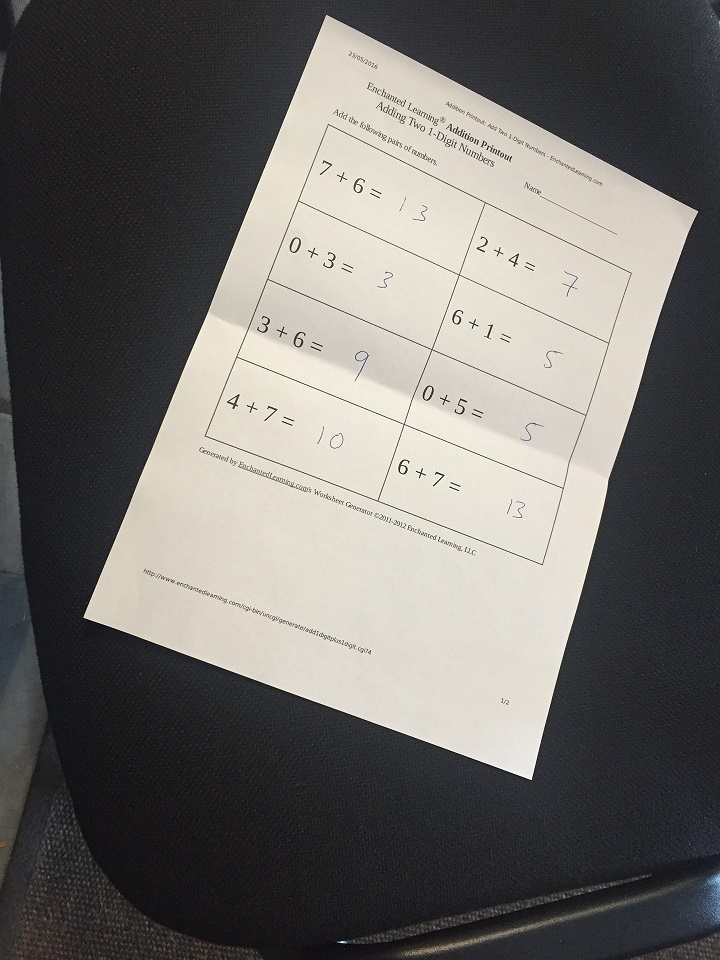
#> input picture Data/Images/scan.jpg, 720 x 960 px
$ python 7_image_thresholding.py
#> lines starting #> are read from the running program, lines starting #| are printed output that depends on the picture; after the words box and inside, x2 and y2 are one past the last pixel; in counts of white or black regions, pixels touching at a corner belong together
### Computer_Vision/convenience_functions.py
import cv2
import matplotlib.pyplot as plt
import numpy as np


# [16 lines left out: functions info, show_mat, not called in this run]


def show_cv2(image, name='Image'):
    """Displays a BGR image using OpenCV"""
    cv2.imshow(name, image)
    cv2.waitKey(0)
    cv2.destroyAllWindows()


# [6 lines left out: function resize, not called in this run]


def color(image, in_color=None, out_color=None):
    """Converts an image to a specified color scheme.
    Supported color schemes: 'bgr', 'rgb', 'gray', 'hsv'"""
    if in_color == 'bgr' and out_color == 'rgb':
        image = cv2.cvtColor(image, cv2.COLOR_BGR2RGB)
    if in_color == 'rgb' and out_color == 'bgr':
        image = cv2.cvtColor(image, cv2.COLOR_RGB2BGR)
    if in_color == 'gray' and out_color == 'bgr':
        image = cv2.cvtColor(image, cv2.COLOR_GRAY2BGR)
    if in_color == 'gray' and out_color == 'rgb':
        image = cv2.cvtColor(image, cv2.COLOR_GRAY2RGB)
    if in_color == 'gray' and out_color == 'hsv':
        image = cv2.cvtColor(image, cv2.COLOR_GRAY2RGB)
        image = cv2.cvtColor(image, cv2.COLOR_RGB2HSV)
    if in_color == 'rgb' and out_color == 'gray':
        image = cv2.cvtColor(image, cv2.COLOR_RGB2GRAY)
    if in_color == 'bgr' and out_color == 'gray':
        image = cv2.cvtColor(image, cv2.COLOR_BGR2GRAY)
    if in_color == 'rgb' and out_color == 'hsv':
        image = cv2.cvtColor(image, cv2.COLOR_RGB2HSV)
    if in_color == 'bgr' and out_color == 'hsv':
        image = cv2.cvtColor(image, cv2.COLOR_BGR2HSV)
    if in_color == 'hsv' and out_color == 'bgr':
        image = cv2.cvtColor(image, cv2.COLOR_HSV2BGR)
    if in_color == 'hsv' and out_color == 'rgb':
        image = cv2.cvtColor(image, cv2.COLOR_HSV2RGB)
    if in_color == 'hsv' and out_color == 'gray':
        image = cv2.cvtColor(image, cv2.COLOR_HSV2RGB)
        image = cv2.cvtColor(image, cv2.COLOR_RGB2HSV)

    return image


# [135 lines left out: functions matrix_translation, matrix_rotation, kernel, contours_centroid, contours_area, not called in this run]

### Computer_Vision/7_image_thresholding.py
import cv2
import numpy as np
from skimage.filters.thresholding import threshold_local
import convenience_functions as cf

# Read an image
image_bgr = cv2.imread('..//Data//Images//scan.jpg', 1)
#> image_bgr is the input picture: shape (960, 720, 3); mean B, G, R 106.2, 109.5, 111.7
print(f"Image shape: {image_bgr.shape}")
#| Image shape: (960, 720, 3)

# Convert to grayscale
image_gray = cf.color(image_bgr, 'bgr', 'gray')
# cf.show_cv2(image_gray)

# Image thresholding
retval, image_thresh_binary = cv2.threshold(image_gray, 127, 255, cv2.THRESH_BINARY)
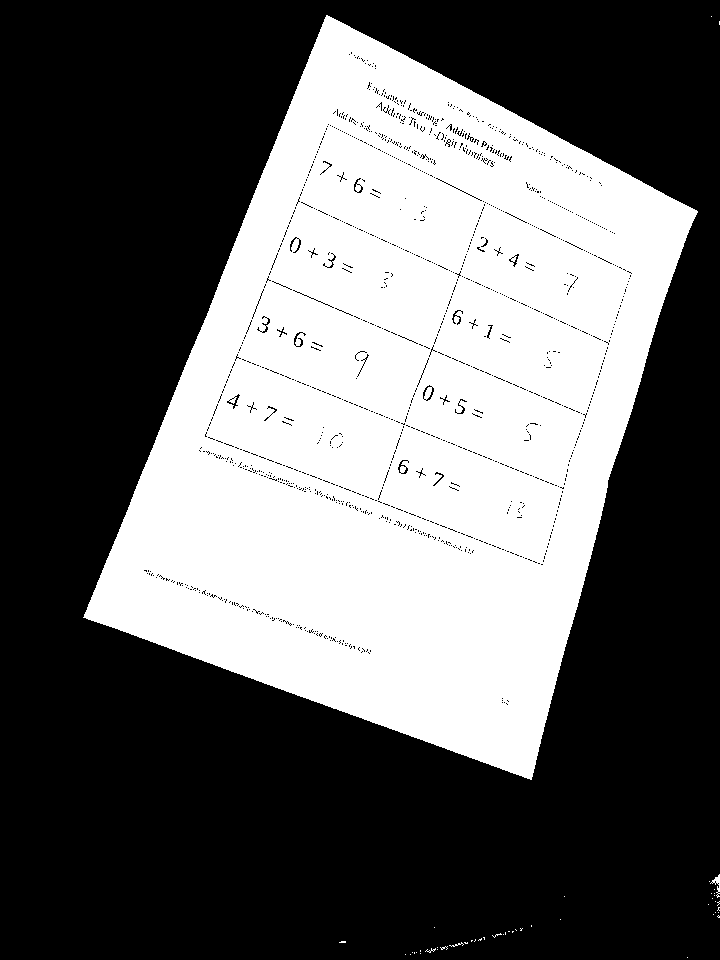
#> image_thresh_binary: shape (960, 720); 38.9% white; 48 white regions (45 under 20 px), largest, box (x1, y1, x2, y2) and area: (83, 15, 698, 780) 268961, (710, 874, 720, 898) 77, (449, 942, 464, 947) 22
retval, image_thresh_binary_inv = cv2.threshold(image_gray, 127, 255, cv2.THRESH_BINARY_INV)
retval, image_thresh_trunc = cv2.threshold(image_gray, 127, 255, cv2.THRESH_TRUNC)
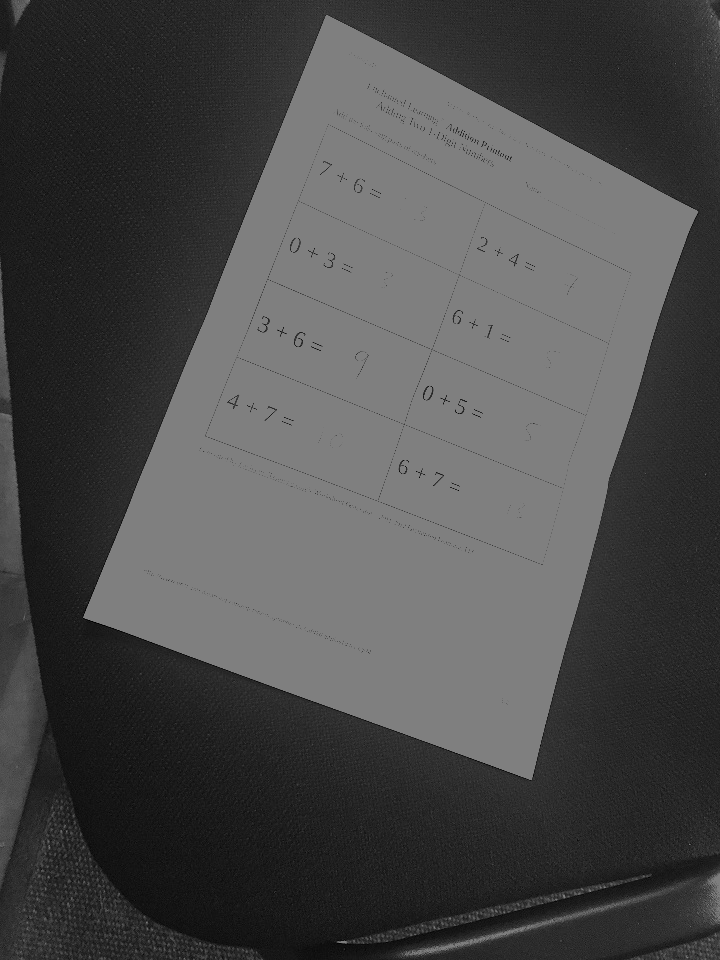
#> image_thresh_trunc: shape (960, 720); min 0, max 127, mean 73.8
retval, image_thresh_tozero = cv2.threshold(image_gray, 127, 255, cv2.THRESH_TOZERO)
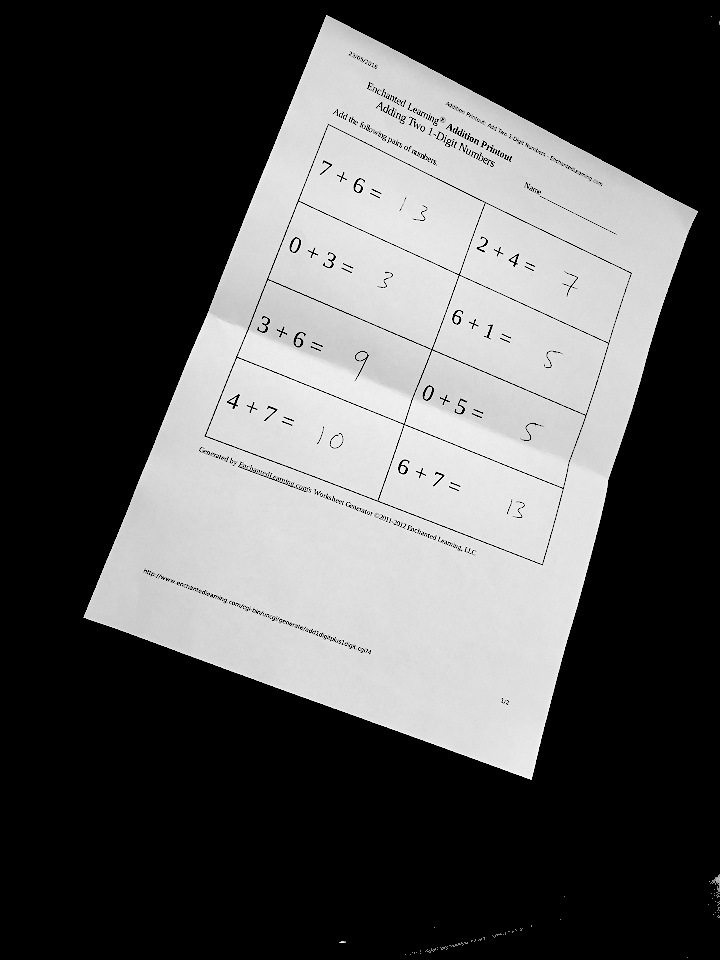
#> image_thresh_tozero: shape (960, 720); min 0, max 255, mean 85.4
retval, image_thresh_tozero_inv = cv2.threshold(image_gray, 127, 255, cv2.THRESH_TOZERO_INV)
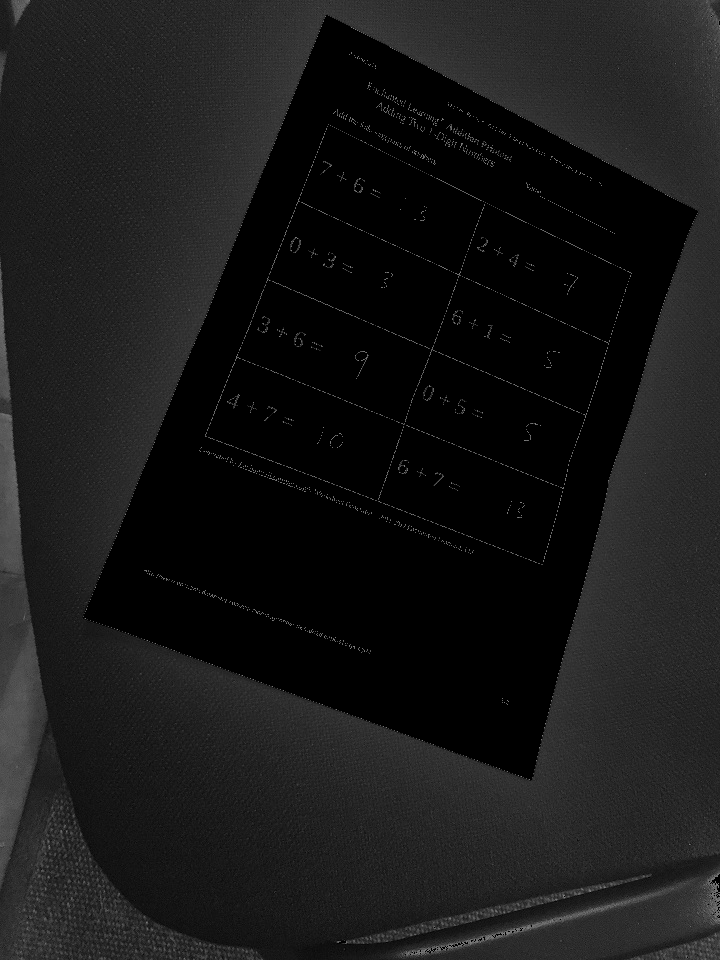
#> image_thresh_tozero_inv: shape (960, 720); min 0, max 127, mean 24.4
retval, image_thresh_otsu = cv2.threshold(image_gray, thresh=127, maxval=255, type=cv2.THRESH_OTSU)
#> image_thresh_otsu: shape (960, 720); 38.9% white; 54 white regions (52 under 20 px), largest, box (x1, y1, x2, y2) and area: (83, 15, 698, 780) 268820, (710, 874, 720, 898) 70
#> retval = 129

# [8 lines of commented-out code are left out]
image_thresh_adaptive_no_blur = cv2.adaptiveThreshold(image_gray, 255, cv2.ADAPTIVE_THRESH_MEAN_C,
                                              cv2.THRESH_BINARY, blockSize=7, C=21)
#> image_thresh_adaptive_no_blur: shape (960, 720); 98% white; black in thin lines or dots

# Apply gaussian blur prior to using adaptive threshold
image_thresh_adaptive_blur = cv2.adaptiveThreshold(image_gray, 255, cv2.ADAPTIVE_THRESH_GAUSSIAN_C,
                                              cv2.THRESH_BINARY, 7, 21)
#> image_thresh_adaptive_blur: shape (960, 720); 98.4% white; black in thin lines or dots
image_row = np.hstack([image_thresh_adaptive_no_blur, image_thresh_adaptive_blur])
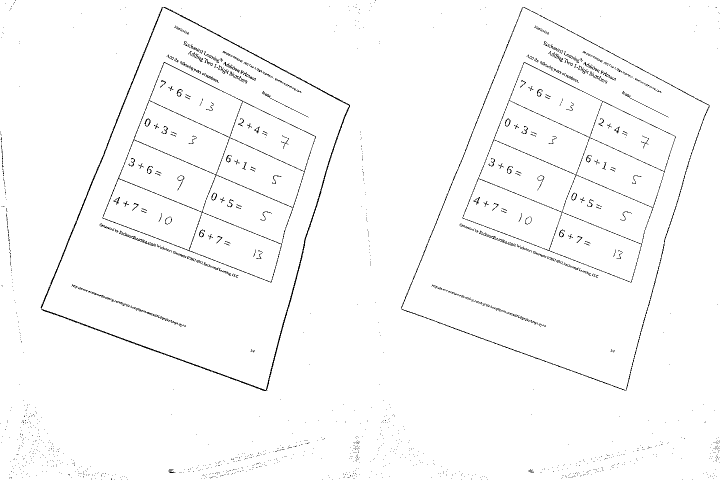
#> image_row: shape (960, 1440) (shown at 1/2 size); 98.2% white; black in thin lines or dots
cf.show_cv2(image_row)

# Thresholding using scikit-image
hue, saturation, value = cv2.split(image_bgr)
threshold = threshold_local(value, 25, offset=15, method='gaussian')
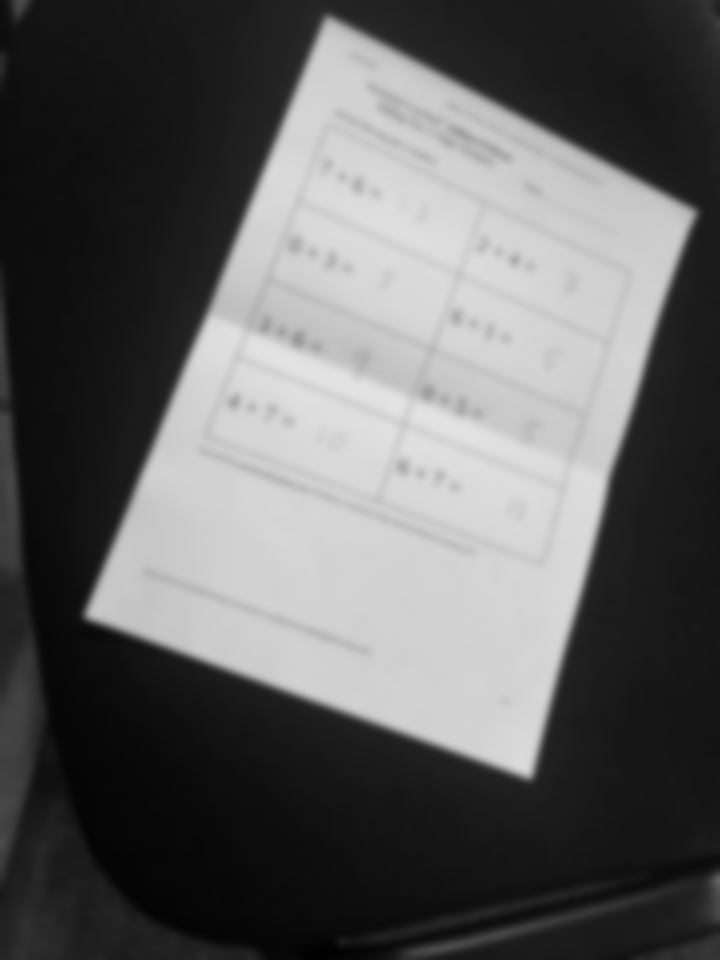
#> threshold: shape (960, 720) float64; min 1.79, max 227.8, mean 96.7
image_thresh_skimage = (value > threshold).astype(np.uint8) * 255
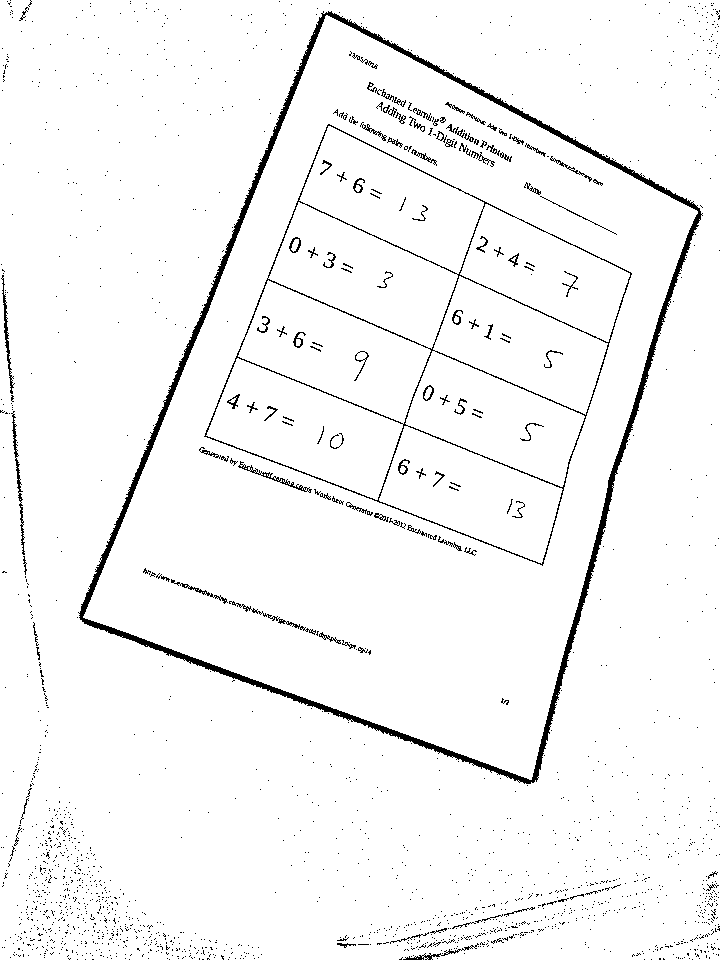
#> image_thresh_skimage: shape (960, 720); 96.4% white; 1902 black regions (1793 under 20 px), largest, box (x1, y1, x2, y2) and area: (78, 11, 703, 784) 11567, (204, 124, 632, 566) 3633, (11, 411, 25, 555) 345
# cf.show_cv2(image_thresh_skimage)
